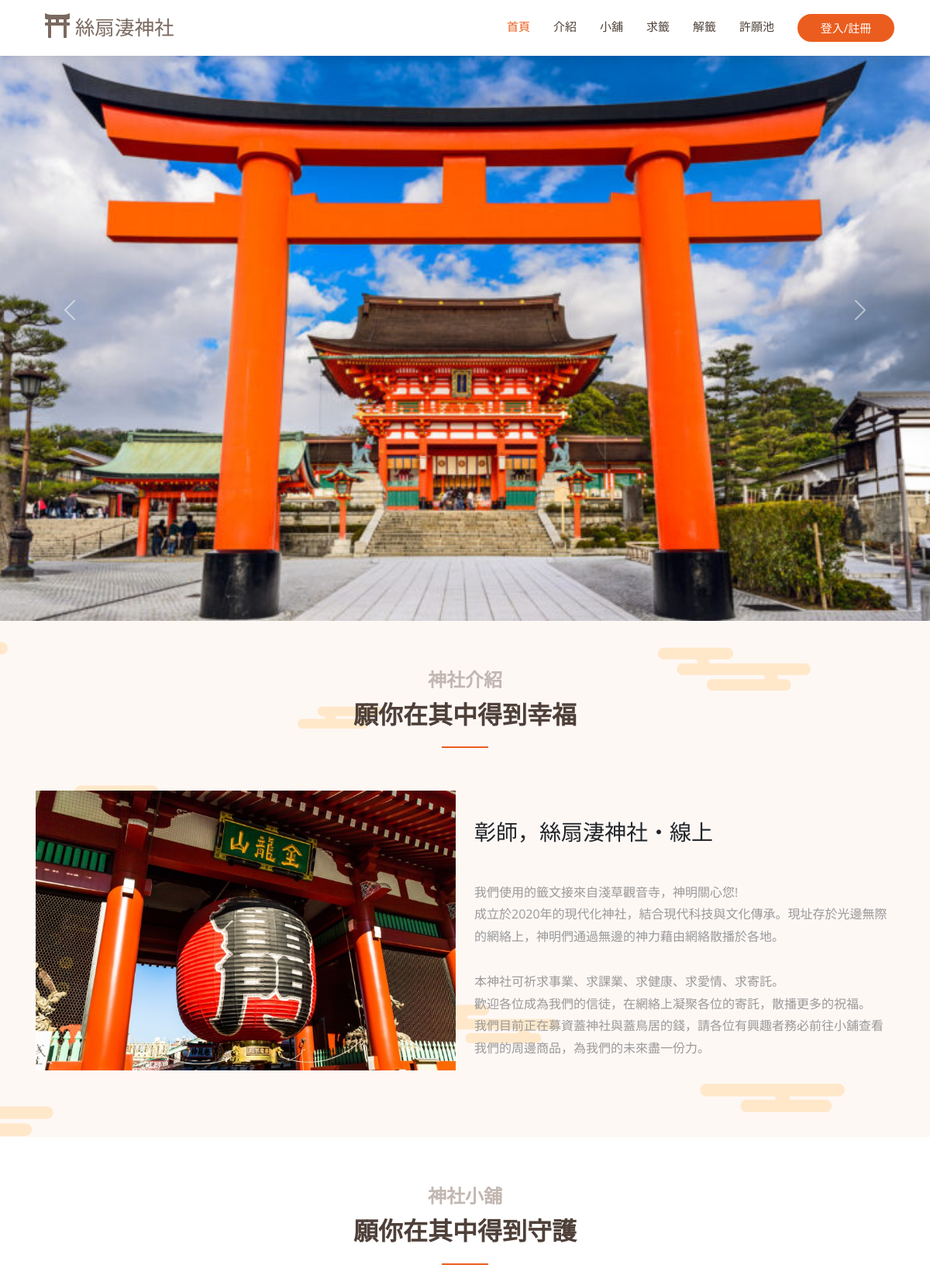
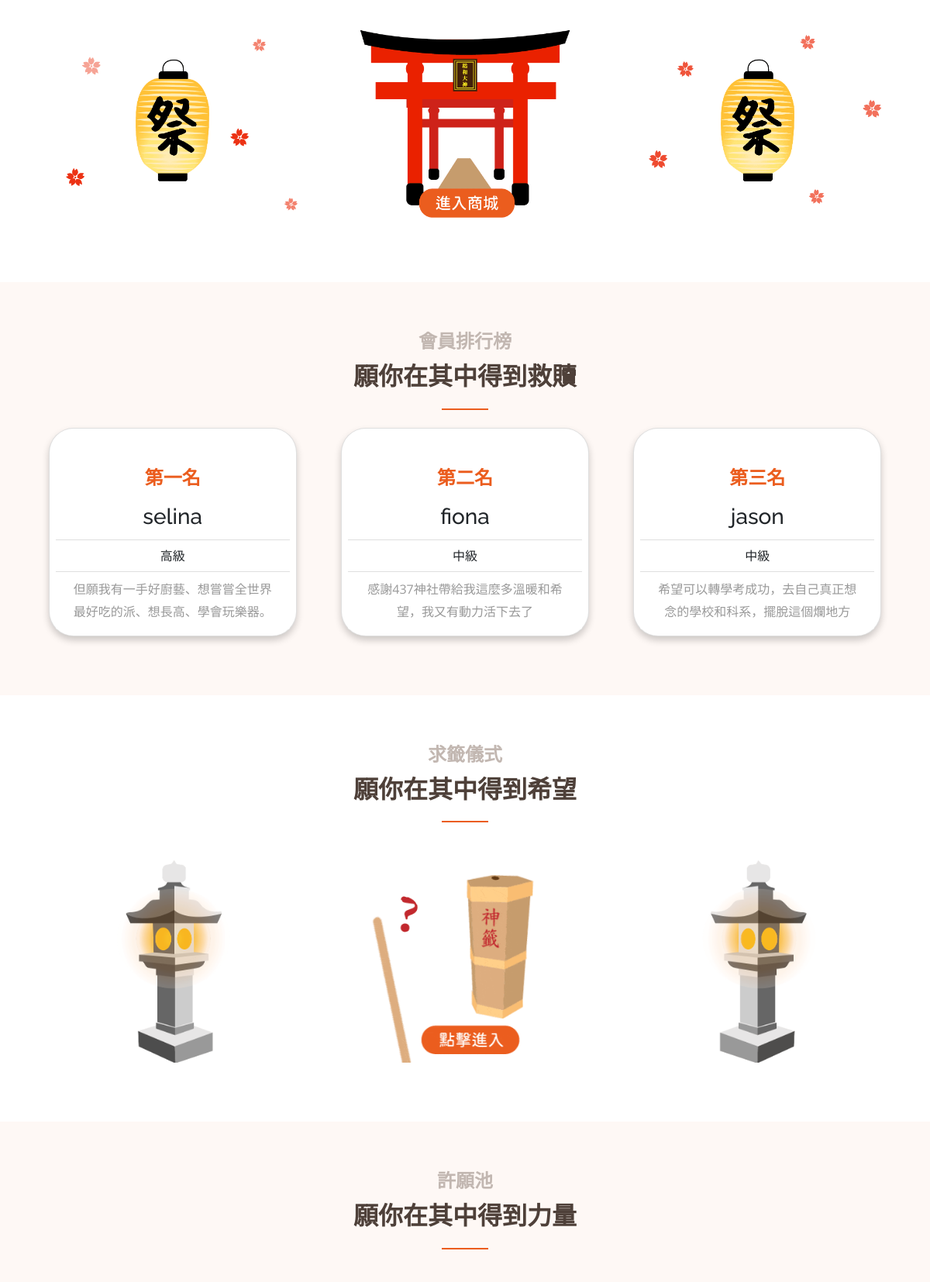
The page /first.php (upper part) on the database its author committed (2 pictures, top to bottom).
### tables this page shows
CREATE TABLE `member` (
  `member_name` varchar(20) NOT NULL,
  `member_email` varchar(20) NOT NULL,
  `member_password` varchar(20) NOT NULL,
  `member_level` varchar(5) NOT NULL,
  `order_amount` int(11) NOT NULL
);

CREATE TABLE `wish` (
  `member_name` varchar(20) NOT NULL,
  `wish_content` varchar(10000) NOT NULL,
  `wish_time` date NOT NULL
);

### first.php (the view, shortened to what this page needs)
<!DOCTYPE html>
<html lang="en">
<head>
  <?php
    include ("template.php");
    echo $vendorcss;
    echo $maincss;
    echo $wish;
  ?>
  <?php
  include("mysql_connect.inc.php");
  $count=0;
  if ($result = mysqli_query($link, "SELECT member.member_name, member.member_level, member.order_amount, wish.wish_content FROM member INNER JOIN wish on member.member_name = wish.member_name ORDER BY `member`.`order_amount` DESC Limit 3;")) {
    while ($row = mysqli_fetch_assoc($result)) {
      $count=$count+1;
      if($count==1)
      {
        $rank='一';
      }
      elseif($count==2)
      {
        $rank='二';
      }
      else
      {
        $rank='三';
      }
      $data2 .= "
        <div class=\"col-lg-4\" align=\"center\">
          <div class=\"card d-flex mt-2\" style=\"width: 20rem;\">
            <div class=\"card-body\" style=\"padding-bottom: 5px;\">
              <h5 class=\"card-title\">第".$rank."名</h5>
              <h3 class=\"card-name\">$row[member_name]</h3>
            </div>
            <ul class=\"list-group list-group-flush\">
              <li class=\"list-group-item\">$row[member_level]</li>
              <li class=\"list-group-item\"><p class=\"card-text\">
                $row[wish_content]
              </li>
            </ul>
          </div>
        </div>
      ";
  }
  }
  ?>
</head>
<body>
  <?php
  include ("template.php");
  ?>
  <header id="header" class="fixed-top d-flex align-items-center">
    <div class="container d-flex align-items-center justify-content-between">
      <div class="container-fluid">
        <a class="navbar-brand" href="index.php">
            <i class="fas fa-film mr-2"></i>
            絲扇淒神社
        </a>
      </div>
      <nav id="navbar" class="navbar">
        <ul>
          <li><a class="nav-link scrollto active" href="#bg-img">首頁</a></li>
          <li><a class="nav-link scrollto" href="#about">介紹</a></li>
          <li><a class="nav-link scrollto" href="#store">小舖</a></li>
          <li><a class="nav-link scrollto" href="#pray">求籤</a></li>
          <li><a class="nav-link scrollto" href="解籤1.php">解籤</a></li>
          <li><a class="nav-link scrollto" href="#wish">許願池</a></li>
          <?php
            if (isset($_SESSION['Name'])) {
                if($_SESSION["Name"] == 'admin')
                {
                  echo '<li><a class="nav-link scrollto" href="商品管理.php">管理中心</a></li>';
                  echo '<li><a href="logout.php">'.$_SESSION['Name'].'   登出</a></li>';
                }
                else
                {
                  echo '<li><a class="nav-link scrollto" href="訂單管理.php">訂單查詢</a></li>';
                  echo '<li><a href="logout.php">'.$_SESSION['Name'].'   登出</a></li>';
                }
                } else {
                echo '<li><button class="getstarted button1" onclick="document.getElementById(\'id01\').style.display=\'block\'" style="width: 125px; padding-top: 7px;">登入/註冊</button></li>';
                }
            ?>
        </ul>
      </nav>
    </div>
  </header>
   <div id="bg-img" class="align-items-center" style="margin-top: 0px;">
    <div class="row">
      <div class="col-12">
        <div id="carouselExampleFade" class="carousel slide carousel-fade" data-bs-ride="carousel">
          <div class="carousel-inner">
            <div class="carousel-item active">
              <img src="img/鳥居.jpg" class="d-block w-100" alt="...">
            </div>
          </div>
          <button class="carousel-control-prev" type="button" data-bs-target="#carouselExampleFade" data-bs-slide="prev">
            <span class="carousel-control-prev-icon" aria-hidden="true"></span>
          </button>
          <button class="carousel-control-next" type="button" data-bs-target="#carouselExampleFade" data-bs-slide="next">
            <span class="carousel-control-next-icon" aria-hidden="true"></span>
          </button>
        </div>
      </div>
    </div>
  </div>
  <main id="main" style="margin-top: 0px;">
    <section id="about" class="services">
      <div class="container" data-aos="fade-up">
        <div class="section-title">
          <h2>神社介紹</h2>
          <p>願你在其中得到幸福</p>
        </div>
        <div class="row ">
          <div class="col-lg-6 d-flex align-items-center justify-content-center about-img">
            <img src="img/雷門.jpg" class="img-fluid" alt="" data-aos="zoom-in">
          </div>
          <div class="col-lg-6 pt-4 pt-lg-5">
            <h3 data-aos="fade-up">彰師，絲扇淒神社・線上</h3>
            <p class="py-2" data-aos="fade-up" data-aos-delay="100">
              <br>我們使用的籤文接來自淺草觀音寺，神明關心您!
              <br>
              成立於2020年的現代化神社，結合現代科技與文化傳承。現址存於光邊無際的網絡上，神明們通過無邊的神力藉由網絡散播於各地。
              <br><br>本神社可祈求事業、求課業、求健康、求愛情、求寄託。
              <br>
              歡迎各位成為我們的信徒，在網絡上凝聚各位的寄託，散播更多的祝福。
              <br>我們目前正在募資蓋神社與蓋鳥居的錢，請各位有興趣者務必前往小舖查看我們的周邊商品，為我們的未來盡一份力。
            </p>
          </div>
        </div>
      </div>
    </section>
    <section id="store" class="portfolio">
      <div class="container" data-aos="fade-up">
        <div class="row">
          <div class="col-4"></div>
          <div class="col-4">
            <div class="section-title">
              <h2>神社小舖</h2>
              <p>願你在其中得到守護</p>
            </div>
          </div>
          <div class="col-4"></div>
        </div>
        <div class="row ">
          <div class="col-lg-4 d-flex align-items-center justify-content-center about-img">
            <img src="img/鳥居-03.png" class="img-fluid" alt="" data-aos="zoom-in">
          </div>
          <div class="col-lg-4 d-flex align-items-center justify-content-center about-img">
            <a href="store-page.php" class="btn-get-started scrollto">
              <img src="img/鳥居-02.png" class="img-fluid" alt="" data-aos="zoom-in">
            </a>
          </div>
          <div class="col-lg-4 d-flex align-items-center justify-content-center about-img">
            <img src="img/鳥居-04.png" class="img-fluid" alt="" data-aos="zoom-in">
          </div>
        </div>
      </div>
    </section>
    <section id="membersort" class="faq section-bg">
      <div class="container" data-aos="fade-up">
        <div class="section-title" style="padding-bottom: 0px;">
          <h2>會員排行榜</h2>
          <p>願你在其中得到救贖</p>
        </div>
        <div class="row">
        <?php echo $data2;?>
        </div>
      </div>
    </section>
    <section id="pray" class="team">
      <div class="container">
        <div class="section-title" data-aos="fade-up">
          <h2>求籤儀式</h2>
          <p>願你在其中得到希望</p>
        </div>
        <div class="row ">
          <div class="col-lg-4 d-flex align-items-center justify-content-center about-img">
            <img src="gif/燈籠left-01.png" class="img-fluid" alt="" data-aos="zoom-in">
          </div>
          <div class="col-lg-4 d-flex align-items-center justify-content-center about-img">
            <a href="求籤.php" class="btn-get-started scrollto">
              <img src="gif/求籤.gif" class="img-fluid" alt="" data-aos="zoom-in">
            </a>
          </div>
          <div class="col-lg-4 d-flex align-items-center justify-content-center about-img">
            <img src="gif/燈籠right-03.png" class="img-fluid" alt="" data-aos="zoom-in">
          </div>
        </div>
      </div>
    </section>
    <section id="wish" class="clients section-bg">
      <div class="container" data-aos="fade-up">
        <div class="section-title">
          <h2>許願池</h2>
          <p>願你在其中得到力量</p>
        </div>
        </div>
    </section>
  </main>
  <?php
  include ("template.php");
  ?>
  <?php
  include ("template.php");
  ?>
</body>
</html>

### css/style.css (style rules this page uses)
body { font-family: "Open Sans", sans-serif; color: #212529; }
a { color: #eb5d1e; text-decoration: none; }
h1, h2, h3, h4, h5, h6, .font-primary { font-family: "Raleway", sans-serif; }
#header { height: 72px; transition: all 0.5s; z-index: 997; transition: all 0.5s; background: #fff; box-shadow: 0px 2px 15px rgba(0, 0, 0, 0.1); }
#main { margin-top: 72px; }
.navbar { padding: 0; }
.navbar ul { margin: 0; padding: 0; display: flex; list-style: none; align-items: center; }
.navbar li { position: relative; }
.navbar a, .navbar a:focus { display: flex; align-items: center; justify-content: space-between; padding: 10px 0 10px 30px; font-size: 15px; color: #4e4039; white-space: nowrap; transition: 0.3s; }
.navbar a:hover, .navbar .active, .navbar .active:focus, .navbar li:hover > a { color: #eb5d1e; }
.navbar .getstarted, .navbar .getstarted:focus { background: #eb5d1e; color: #fff; padding: 10px 25px; margin-left: 30px; border-radius: 50px; }
section { padding: 60px 0; overflow: hidden; }
.section-bg { background-color: #fef8f5; }
.section-title { text-align: center; padding-bottom: 30px; }
.section-title h2 { font-size: 24px; font-weight: 700; padding-bottom: 0; line-height: 1px; margin-bottom: 15px; color: #c2b7b1; }
.section-title p { padding-bottom: 15px; margin-bottom: 15px; position: relative; font-size: 32px; font-weight: 700; color: #4e4039; }
.section-title p::after { content: ""; position: absolute; display: block; width: 60px; height: 2px; background: #eb5d1e; bottom: 0; left: calc(50% - 30px); }
.faq { padding: 60px 0; }
.team { background: #fff; padding: 60px 0; }

### css/style1.css (style rules this page uses)
*, *:before, *:after { box-sizing: border-box; margin: 0; padding: 0; }
body { font-family: "Open Sans", Helvetica, Arial, sans-serif; background: #ffffff; }
input, button { border: none; outline: none; background: none; font-family: "Open Sans", Helvetica, Arial, sans-serif; }
.button1 { display: block; margin: 0 auto; width: 260px; height: 36px; border-radius: 30px; color: #fff; font-size: 15px; cursor: pointer; }
h2 { width: 100%; font-size: 26px; text-align: center; }
.container { padding: 16px; }

### css/templatemo-style.css (style rules this page uses)
p { line-height: 1.8; }
a { text-decoration: none; transition: all 0.3s ease; }
.container-fluid { max-width: 1770px; }
.navbar-brand { color: rgb(122, 105, 96); font-size: 1.6rem; }
.navbar-brand i { font-size: 2rem; }
.nav-link { color: #666666; border-bottom: 4px solid transparent; font-size: 1.2rem; }
p, .tm-text-gray { color: #999; }

### first.php (style rules this page uses)
#about { background-image: url(gif/背景-01-01-01.png); background-color: #fef8f5; background-repeat: no-repeat; background-position: center; background-size: cover; }
.card { padding: 1.5em .5em .5em; border-radius: 2em; text-align: center; box-shadow: 0 5px 10px rgba(0,0,0,.2); }
.card-title { padding-top: 10px; color: #eb5d1e; font-weight: 1000; font-size: 1.5em; }
.card-name { padding-top: 10px; }

### rows shown on the page
member: rank "一", member_name "selina", member_level "高級", wish.wish_content "但願我有一手好廚藝、想嘗嘗全世界最好吃的派、想長高、學會玩樂器。"
member: rank "二", member_name "fiona", member_level "中級", wish.wish_content "感謝437神社帶給我這麼多溫暖和希望，我又有動力活下去了"
member: rank "三", member_name "jason", member_level "中級", wish.wish_content "希望可以轉學考成功，去自己真正想念的學校和科系，擺脫這個爛地方"
